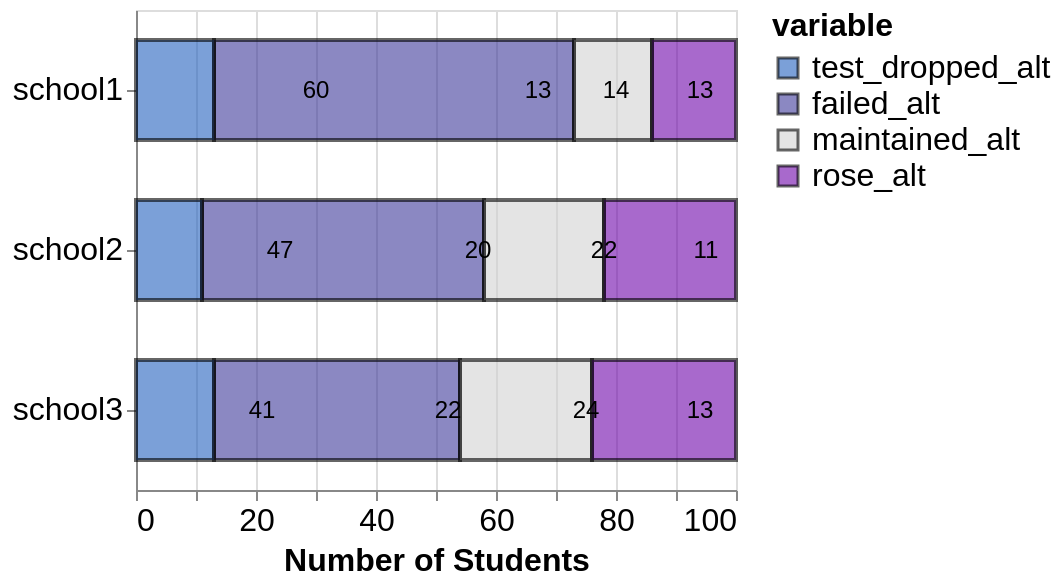

Notebook cell for this chart:
### Code cell
import pandas as pd
import altair as alt
import json
import vl_convert as vlc
import time
from PIL import Image

# df=pd.DataFrame({'Org': ['school1','school1','school1','school1', 'school2', 'school2', 'school2', 'school2', 'school3', 'school3', 'school3', 'school3'],
#                  'variable': ['rose', 'dropped', 'maintained', 'failed','rose', 'dropped', 'maintained', 'failed', 'rose', 'dropped', 'maintained', 'failed'],
#                 'numbers': [25,35,25,45,25,25,25,25,40,15,35,30], 
#                  'position': [12.5, 42.5, 72.5, 107.5, 12.5, 37.5,62.5, 87.5, 12.5, 42.5, 72.5, 107.5]})

df=pd.DataFrame({'Org': ['school1','school1','school1','school1', 'school2', 'school2', 'school2', 'school2', 'school3', 'school3', 'school3', 'school3'],
                 'variable': ['rose', 'dropped', 'maintained', 'failed','rose', 'dropped', 'maintained', 'failed', 'rose', 'dropped', 'maintained', 'failed'],
                'numbers': [14, 13, 13, 60, 22, 11, 20, 47, 24, 13, 22, 41]})

#---1. increase distance between bars -- now they are overlapping. Done
# Change figure size OR/AND
# Change bar size
bar_size = 50

#2, scale bar below bars from 0 to 100.
# Adjust numbers

#3. names of legend (rose etc. should be changed to other names) changeable
# Since Altair legends reflect the content of the data. The cleanest way to change the values they show is to change the values within the dataset
# Also set color for values here

## colors
# purple #6e05ab
# light blue #2462bf
# lightgrey
# blue-purple: #3f3999
value_map = {
    'dropped' : ['test_dropped_alt','#2462bf'],
    'failed' : ['failed_alt','#3f3999'],
    'maintained' : ['maintained_alt','lightgrey'],
    'rose' : ['rose_alt','#6e05ab'],
}
df['variable'] = df['variable'].apply(lambda x: value_map[x][0])
domain = [i[0] for i in value_map.values()]
range = [i[1] for i in value_map.values()]

#4. larger font size numbers on scale below the bars
#5. larger fontsize for legend text and larger legend in general

# Set font sizes
axis_labelFontSize = 16
title_FontSize = 16
text_FontSize = 12
legend_labelFontSize = 16
legend_titleFontSize = 16

#6. saving the figure as jpg and eps
#---7. correct numbers: first bar: 14, 13, 13, 60 second bar: 22, 11, 20, 47, third bar: 24, 13, 22, 41, plot
# adjusted to show the correct numbers with correct section size of bars

### Direction of bars
direction = 'horizantal'  # or 'vertical'

if direction == 'horizantal':
    ascending=[True, True]

    x_bar_str = 'sum(numbers)'
    x_text_str = 'position'
    y_bar_str = 'Org'
    y_text_str = 'Org'

else:
    ascending=[True, False]
    x_bar_str = 'Org'
    y_bar_str = 'sum(numbers)'
    x_text_str = 'Org'
    y_text_str = 'position'

# Need to calculate correct postion to show text (middle of bars)
df.sort_values(by=['Org','variable'],ascending=ascending,inplace=True)
df['cul'] = df.groupby(['Org'])['numbers'].cumsum()
df['position'] = df.apply(lambda row: row['cul'] - row['numbers'] // 2,axis=1)

### Plot
bars=alt.Chart().mark_bar(stroke='black', strokeWidth=2, opacity=0.6, size=bar_size).encode(
    x=alt.X(x_bar_str, title='Number of Students'),
    y=alt.Y(y_bar_str, title=None),
    color=alt.Color('variable', title=None,
                    scale=alt.Scale(domain=domain,
                                    range=range),
                    legend=alt.Legend(title='variable', orient = 'right',labelFontSize=legend_labelFontSize,titleFontSize=legend_titleFontSize))
)

text=alt.Chart().mark_text(align='center', baseline='middle', size=text_FontSize).encode(
    y=alt.Y(y_text_str, title=None),
    x=x_text_str,
    text='numbers')

chart_out = alt.layer(bars, text, data=df).properties(
    width=300,
    height=240
).configure_axis(
    labelFontSize = axis_labelFontSize,
    titleFontSize = title_FontSize,
)

chart_out

### Figure 1 — Vega-Lite specification as saved in the notebook (floating-point values rounded to 4 significant figures)
{"config": {"view": {"continuousWidth": 400, "continuousHeight": 300}, "axis": {"labelFontSize": 16, "titleFontSize": 16}}, "layer": [{"mark": {"type": "bar", "opacity": 0.6, "size": 50, "stroke": "black", "strokeWidth": 2}, "encoding": {"color": {"field": "variable", "legend": {"labelFontSize": 16, "orient": "right", "title": "variable", "titleFontSize": 16}, "scale": {"domain": ["test_dropped_alt", "failed_alt", "maintained_alt", "rose_alt"], "range": ["#2462bf", "#3f3999", "lightgrey", "#6e05ab"]}, "title": null, "type": "nominal"}, "x": {"aggregate": "sum", "field": "numbers", "title": "Number of Students", "type": "quantitative"}, "y": {"field": "Org", "title": null, "type": "nominal"}}}, {"mark": {"type": "text", "align": "center", "baseline": "middle", "size": 12}, "encoding": {"text": {"field": "numbers", "type": "quantitative"}, "x": {"field": "position", "type": "quantitative"}, "y": {"field": "Org", "title": null, "type": "nominal"}}}], "data": {"name": "data-89a358784286d8c2e61e376de55707a3"}, "height": 240, "width": 300, "$schema": "https://vega.github.io/schema/vega-lite/v4.17.0.json", "datasets": {"data-89a358784286d8c2e61e376de55707a3": [{"Org": "school1", "variable": "failed_alt", "numbers": 60, "cul": 60, "position": 30}, {"Org": "school1", "variable": "maintained_alt", "numbers": 13, "cul": 73, "position": 67}, {"Org": "school1", "variable": "rose_alt", "numbers": 14, "cul": 87, "position": 80}, {"Org": "school1", "variable": "test_dropped_alt", "numbers": 13, "cul": 100, "position": 94}, {"Org": "school2", "variable": "failed_alt", "numbers": 47, "cul": 47, "position": 24}, {"Org": "school2", "variable": "maintained_alt", "numbers": 20, "cul": 67, "position": 57}, {"Org": "school2", "variable": "rose_alt", "numbers": 22, "cul": 89, "position": 78}, {"Org": "school2", "variable": "test_dropped_alt", "numbers": 11, "cul": 100, "position": 95}, {"Org": "school3", "variable": "failed_alt", "numbers": 41, "cul": 41, "position": 21}, {"Org": "school3", "variable": "maintained_alt", "numbers": 22, "cul": 63, "position": 52}, {"Org": "school3", "variable": "rose_alt", "numbers": 24, "cul": 87, "position": 75}, {"Org": "school3", "variable": "test_dropped_alt", "numbers": 13, "cul": 100, "position": 94}]}}
